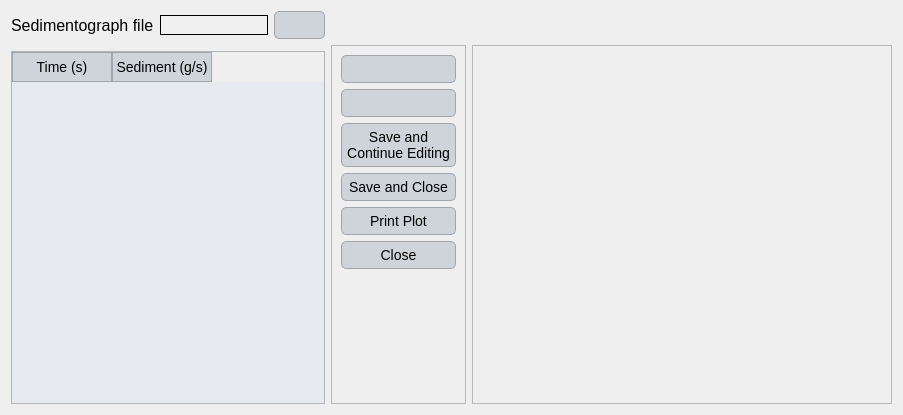
<?xml version="1.0" encoding="UTF-8"?>
<ui version="4.0">
 <class>Dialog</class>
 <widget class="QDialog" name="Dialog">
  <property name="geometry">
   <rect>
    <x>0</x>
    <y>0</y>
    <width>901</width>
    <height>415</height>
   </rect>
  </property>
  <property name="windowTitle">
   <string>Dialog</string>
  </property>
  <property name="styleSheet">
   <string notr="true">QLabel {
    font-family: 'Georgia'; /* Cambiar la fuente a Georgia */
    font-size: 16px; /* Cambiar el tamaño de la fuente */
    color: #000000; /* Color del texto (blanco) */
}

QLineEdit {
    font-family: 'Georgia'; /* Cambiar la fuente a Georgia */
    font-size: 14px; /* Cambiar el tamaño de la fuente */
    color: #000000; /* Color del texto (blanco) */
    background-color: #f0f0f0; /* Color de fondo del QLineEdit */
    border: 1px solid #000000; /* Borde blanco */
}

QComboBox {
    font-family: 'Georgia'; /* Cambiar la fuente a Georgia */
    font-size: 14px; /* Cambiar el tamaño de la fuente */
    color: #000000; /* Color del texto (blanco) */
    background-color: #cfd4da; /* Fondo oscuro del ComboBox */
}

QRadioButton {
    font-family: 'Georgia'; /* Cambiar la fuente a Georgia */
    font-size: 14px; /* Cambiar el tamaño de la fuente */
    color: #000000; /* Color del texto (blanco) */
}

QCheckBox {
    font-family: 'Georgia'; /* Cambiar la fuente a Georgia */
    font-size: 14px; /* Cambiar el tamaño de la fuente */
    color: #000000; /* Color del texto (blanco) */
}

/* Cambiar la fuente y estilo de los QPushButton */
QPushButton {
    font-family: 'Georgia'; /* Cambiar la fuente */
    font-size: 14px; /* Cambiar el tamaño de la fuente */
    color: #000000; /* Color del texto negro */
    background-color: #cfd4da; /* Fondo gris claro */
    border: 1px solid #a1a6ad; /* Borde gris medio */
    border-radius: 5px; /* Bordes redondeados */
    padding: 5px; /* Espaciado interno */
}

/* Estilo cuando el ratón pasa sobre el botón */
QPushButton:hover {
    color: #000000; /* Mantener el texto negro */
    background-color: #b7bcc3; /* Fondo gris un poco más oscuro al pasar el mouse */
}

/* Estilo cuando el botón está presionado */
QPushButton:pressed {
    background-color: #a6acb3; /* Fondo ligeramente más oscuro al presionar */
    color: #000000; /* Mantener el texto negro cuando se presiona */
}



/* Estilo general para QTableWidget y QTableView */
QTableWidget, QTableView {
    font-family: 'Georgia'; /* Cambiar la fuente a Georgia */
    font-size: 14px; /* Tamaño de la fuente */
    color: #000000; /* Color del texto negro */
    background-color: #e6e9ed; /* Fondo gris claro para la tabla */
    gridline-color: #a1a6ad; /* Color de las líneas de la tabla (gris medio) */
    selection-background-color: #b7bcc3; /* Color de fondo cuando se selecciona una celda (gris suave) */
    selection-color: #000000; /* Color del texto cuando la celda está seleccionada (negro) */
}

/* Estilo para el encabezado horizontal de la tabla */
QHeaderView::section {
    font-family: 'Georgia'; /* Cambiar la fuente a Georgia */
    font-size: 14px; /* Tamaño de la fuente */
    color: #000000; /* Color del texto negro */
    background-color: #cfd4da; /* Fondo gris claro del encabezado */
    border: 1px solid #a1a6ad; /* Borde gris medio entre las secciones */
    padding: 4px; /* Espaciado interno en el encabezado */
}

/* Estilo para las celdas de la tabla al pasar el mouse */
QTableWidget::item:hover, QTableView::item:hover {
    background-color: #b7bcc3; /* Fondo gris suave al pasar el mouse */
    color: #000000; /* Mantener el texto negro */
}

/* Estilo para las celdas cuando están seleccionadas */
QTableWidget::item:selected, QTableView::item:selected {
    background-color: #a6acb3; /* Fondo gris intermedio cuando está seleccionado */
    color: #000000; /* Texto negro cuando está seleccionado */
}

/* Ajustar el tamaño de las celdas */
QTableWidget::item, QTableView::item {
    padding: 4px; /* Espaciado interno de las celdas */
}

/* Estilo para el borde inferior de la tabla */
QTableCornerButton::section {
    background-color: #cfd4da; /* Fondo del botón de esquina */
    border: 1px solid #a1a6ad; /* Borde gris medio del botón de esquina */
}</string>
  </property>
  <layout class="QGridLayout" name="gridLayout">
   <item row="2" column="0">
    <widget class="QTableWidget" name="tableWidget">
     <property name="minimumSize">
      <size>
       <width>314</width>
       <height>0</height>
      </size>
     </property>
     <property name="maximumSize">
      <size>
       <width>314</width>
       <height>16777215</height>
      </size>
     </property>
     <column>
      <property name="text">
       <string>Time (s)</string>
      </property>
     </column>
     <column>
      <property name="text">
       <string>Sediment (g/s)</string>
      </property>
     </column>
    </widget>
   </item>
   <item row="1" column="1" rowspan="2">
    <widget class="QFrame" name="frame">
     <property name="maximumSize">
      <size>
       <width>137</width>
       <height>16777215</height>
      </size>
     </property>
     <property name="frameShape">
      <enum>QFrame::StyledPanel</enum>
     </property>
     <property name="frameShadow">
      <enum>QFrame::Raised</enum>
     </property>
     <layout class="QGridLayout" name="gridLayout_2">
      <item row="7" column="0">
       <spacer name="verticalSpacer">
        <property name="orientation">
         <enum>Qt::Vertical</enum>
        </property>
        <property name="sizeHint" stdset="0">
         <size>
          <width>20</width>
          <height>40</height>
         </size>
        </property>
       </spacer>
      </item>
      <item row="1" column="0">
       <widget class="QPushButton" name="remove">
        <property name="text">
         <string/>
        </property>
       </widget>
      </item>
      <item row="5" column="0">
       <widget class="QPushButton" name="close_dialog">
        <property name="text">
         <string>Close</string>
        </property>
       </widget>
      </item>
      <item row="3" column="0">
       <widget class="QPushButton" name="save_close">
        <property name="text">
         <string>Save and Close</string>
        </property>
       </widget>
      </item>
      <item row="0" column="0">
       <widget class="QPushButton" name="add">
        <property name="text">
         <string/>
        </property>
       </widget>
      </item>
      <item row="2" column="0">
       <widget class="QPushButton" name="save_continue">
        <property name="text">
         <string>Save and 
Continue Editing</string>
        </property>
       </widget>
      </item>
      <item row="4" column="0">
       <widget class="QPushButton" name="print_graph">
        <property name="text">
         <string>Print Plot</string>
        </property>
       </widget>
      </item>
     </layout>
    </widget>
   </item>
   <item row="1" column="2" rowspan="2">
    <widget class="QFrame" name="frame_2">
     <property name="minimumSize">
      <size>
       <width>420</width>
       <height>0</height>
      </size>
     </property>
     <property name="maximumSize">
      <size>
       <width>16777215</width>
       <height>16777215</height>
      </size>
     </property>
     <property name="frameShape">
      <enum>QFrame::StyledPanel</enum>
     </property>
     <property name="frameShadow">
      <enum>QFrame::Raised</enum>
     </property>
    </widget>
   </item>
   <item row="0" column="0">
    <layout class="QHBoxLayout" name="horizontalLayout">
     <item>
      <widget class="QLabel" name="label">
       <property name="text">
        <string>Sedimentograph file</string>
       </property>
      </widget>
     </item>
     <item>
      <widget class="QLineEdit" name="file_sedimentograph">
       <property name="alignment">
        <set>Qt::AlignCenter</set>
       </property>
      </widget>
     </item>
     <item>
      <widget class="QPushButton" name="browse_sedimentograph">
       <property name="text">
        <string/>
       </property>
      </widget>
     </item>
    </layout>
   </item>
  </layout>
 </widget>
 <resources/>
 <connections/>
</ui>
